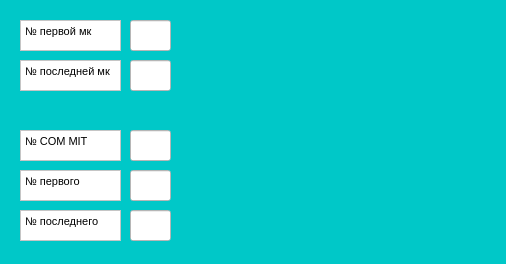
<?xml version="1.0" encoding="UTF-8"?>
<ui version="4.0">
 <class>OptionsWindow</class>
 <widget class="QMainWindow" name="OptionsWindow">
  <property name="geometry">
   <rect>
    <x>0</x>
    <y>0</y>
    <width>506</width>
    <height>264</height>
   </rect>
  </property>
  <property name="maximumSize">
   <size>
    <width>506</width>
    <height>264</height>
   </size>
  </property>
  <property name="windowTitle">
   <string>MainWindow</string>
  </property>
  <property name="styleSheet">
   <string notr="true">background-color: rgb(0, 200, 200);</string>
  </property>
  <widget class="QWidget" name="centralwidget">
   <widget class="QLineEdit" name="lineEditFirstMk">
    <property name="geometry">
     <rect>
      <x>130</x>
      <y>20</y>
      <width>41</width>
      <height>31</height>
     </rect>
    </property>
    <property name="styleSheet">
     <string notr="true">background-color: rgb(255, 255, 255);</string>
    </property>
   </widget>
   <widget class="QLineEdit" name="lineEditLastMk">
    <property name="geometry">
     <rect>
      <x>130</x>
      <y>60</y>
      <width>41</width>
      <height>31</height>
     </rect>
    </property>
    <property name="styleSheet">
     <string notr="true">background-color: rgb(255, 255, 255);</string>
    </property>
   </widget>
   <widget class="QLineEdit" name="lineEditCOMMit">
    <property name="geometry">
     <rect>
      <x>130</x>
      <y>130</y>
      <width>41</width>
      <height>31</height>
     </rect>
    </property>
    <property name="styleSheet">
     <string notr="true">background-color: rgb(255, 255, 255);</string>
    </property>
   </widget>
   <widget class="QLineEdit" name="lineEditFirstMIT">
    <property name="geometry">
     <rect>
      <x>130</x>
      <y>170</y>
      <width>41</width>
      <height>31</height>
     </rect>
    </property>
    <property name="styleSheet">
     <string notr="true">background-color: rgb(255, 255, 255);</string>
    </property>
   </widget>
   <widget class="QLineEdit" name="lineEditLastMIT">
    <property name="geometry">
     <rect>
      <x>130</x>
      <y>210</y>
      <width>41</width>
      <height>31</height>
     </rect>
    </property>
    <property name="styleSheet">
     <string notr="true">background-color: rgb(255, 255, 255);</string>
    </property>
   </widget>
   <widget class="QTextBrowser" name="textBrowser">
    <property name="geometry">
     <rect>
      <x>20</x>
      <y>20</y>
      <width>101</width>
      <height>31</height>
     </rect>
    </property>
    <property name="styleSheet">
     <string notr="true">background-color: rgb(255, 255, 255);</string>
    </property>
    <property name="html">
     <string>&lt;!DOCTYPE HTML PUBLIC &quot;-//W3C//DTD HTML 4.0//EN&quot; &quot;http://www.w3.org/TR/REC-html40/strict.dtd&quot;&gt;
&lt;html&gt;&lt;head&gt;&lt;meta name=&quot;qrichtext&quot; content=&quot;1&quot; /&gt;&lt;style type=&quot;text/css&quot;&gt;
p, li { white-space: pre-wrap; }
&lt;/style&gt;&lt;/head&gt;&lt;body style=&quot; font-family:'MS Shell Dlg 2'; font-size:8.25pt; font-weight:400; font-style:normal;&quot;&gt;
&lt;p style=&quot; margin-top:0px; margin-bottom:0px; margin-left:0px; margin-right:0px; -qt-block-indent:0; text-indent:0px;&quot;&gt;№ первой мк&lt;/p&gt;&lt;/body&gt;&lt;/html&gt;</string>
    </property>
   </widget>
   <widget class="QTextBrowser" name="textBrowser_2">
    <property name="geometry">
     <rect>
      <x>20</x>
      <y>60</y>
      <width>101</width>
      <height>31</height>
     </rect>
    </property>
    <property name="styleSheet">
     <string notr="true">background-color: rgb(255, 255, 255);</string>
    </property>
    <property name="html">
     <string>&lt;!DOCTYPE HTML PUBLIC &quot;-//W3C//DTD HTML 4.0//EN&quot; &quot;http://www.w3.org/TR/REC-html40/strict.dtd&quot;&gt;
&lt;html&gt;&lt;head&gt;&lt;meta name=&quot;qrichtext&quot; content=&quot;1&quot; /&gt;&lt;style type=&quot;text/css&quot;&gt;
p, li { white-space: pre-wrap; }
&lt;/style&gt;&lt;/head&gt;&lt;body style=&quot; font-family:'MS Shell Dlg 2'; font-size:8.25pt; font-weight:400; font-style:normal;&quot;&gt;
&lt;p style=&quot; margin-top:0px; margin-bottom:0px; margin-left:0px; margin-right:0px; -qt-block-indent:0; text-indent:0px;&quot;&gt;№ последней мк&lt;/p&gt;&lt;/body&gt;&lt;/html&gt;</string>
    </property>
   </widget>
   <widget class="QTextBrowser" name="textBrowser_3">
    <property name="geometry">
     <rect>
      <x>20</x>
      <y>130</y>
      <width>101</width>
      <height>31</height>
     </rect>
    </property>
    <property name="styleSheet">
     <string notr="true">background-color: rgb(255, 255, 255);</string>
    </property>
    <property name="html">
     <string>&lt;!DOCTYPE HTML PUBLIC &quot;-//W3C//DTD HTML 4.0//EN&quot; &quot;http://www.w3.org/TR/REC-html40/strict.dtd&quot;&gt;
&lt;html&gt;&lt;head&gt;&lt;meta name=&quot;qrichtext&quot; content=&quot;1&quot; /&gt;&lt;style type=&quot;text/css&quot;&gt;
p, li { white-space: pre-wrap; }
&lt;/style&gt;&lt;/head&gt;&lt;body style=&quot; font-family:'MS Shell Dlg 2'; font-size:8.25pt; font-weight:400; font-style:normal;&quot;&gt;
&lt;p style=&quot; margin-top:0px; margin-bottom:0px; margin-left:0px; margin-right:0px; -qt-block-indent:0; text-indent:0px;&quot;&gt;№ COM MIT&lt;/p&gt;&lt;/body&gt;&lt;/html&gt;</string>
    </property>
   </widget>
   <widget class="QTextBrowser" name="textBrowser_4">
    <property name="geometry">
     <rect>
      <x>20</x>
      <y>170</y>
      <width>101</width>
      <height>31</height>
     </rect>
    </property>
    <property name="styleSheet">
     <string notr="true">background-color: rgb(255, 255, 255);</string>
    </property>
    <property name="html">
     <string>&lt;!DOCTYPE HTML PUBLIC &quot;-//W3C//DTD HTML 4.0//EN&quot; &quot;http://www.w3.org/TR/REC-html40/strict.dtd&quot;&gt;
&lt;html&gt;&lt;head&gt;&lt;meta name=&quot;qrichtext&quot; content=&quot;1&quot; /&gt;&lt;style type=&quot;text/css&quot;&gt;
p, li { white-space: pre-wrap; }
&lt;/style&gt;&lt;/head&gt;&lt;body style=&quot; font-family:'MS Shell Dlg 2'; font-size:8.25pt; font-weight:400; font-style:normal;&quot;&gt;
&lt;p style=&quot; margin-top:0px; margin-bottom:0px; margin-left:0px; margin-right:0px; -qt-block-indent:0; text-indent:0px;&quot;&gt;№ первого&lt;/p&gt;&lt;/body&gt;&lt;/html&gt;</string>
    </property>
   </widget>
   <widget class="QTextBrowser" name="textBrowser_5">
    <property name="geometry">
     <rect>
      <x>20</x>
      <y>210</y>
      <width>101</width>
      <height>31</height>
     </rect>
    </property>
    <property name="styleSheet">
     <string notr="true">background-color: rgb(255, 255, 255);</string>
    </property>
    <property name="html">
     <string>&lt;!DOCTYPE HTML PUBLIC &quot;-//W3C//DTD HTML 4.0//EN&quot; &quot;http://www.w3.org/TR/REC-html40/strict.dtd&quot;&gt;
&lt;html&gt;&lt;head&gt;&lt;meta name=&quot;qrichtext&quot; content=&quot;1&quot; /&gt;&lt;style type=&quot;text/css&quot;&gt;
p, li { white-space: pre-wrap; }
&lt;/style&gt;&lt;/head&gt;&lt;body style=&quot; font-family:'MS Shell Dlg 2'; font-size:8.25pt; font-weight:400; font-style:normal;&quot;&gt;
&lt;p style=&quot; margin-top:0px; margin-bottom:0px; margin-left:0px; margin-right:0px; -qt-block-indent:0; text-indent:0px;&quot;&gt;№ последнего&lt;/p&gt;&lt;/body&gt;&lt;/html&gt;</string>
    </property>
   </widget>
  </widget>
  <widget class="QStatusBar" name="statusbar"/>
 </widget>
 <resources/>
 <connections/>
</ui>
